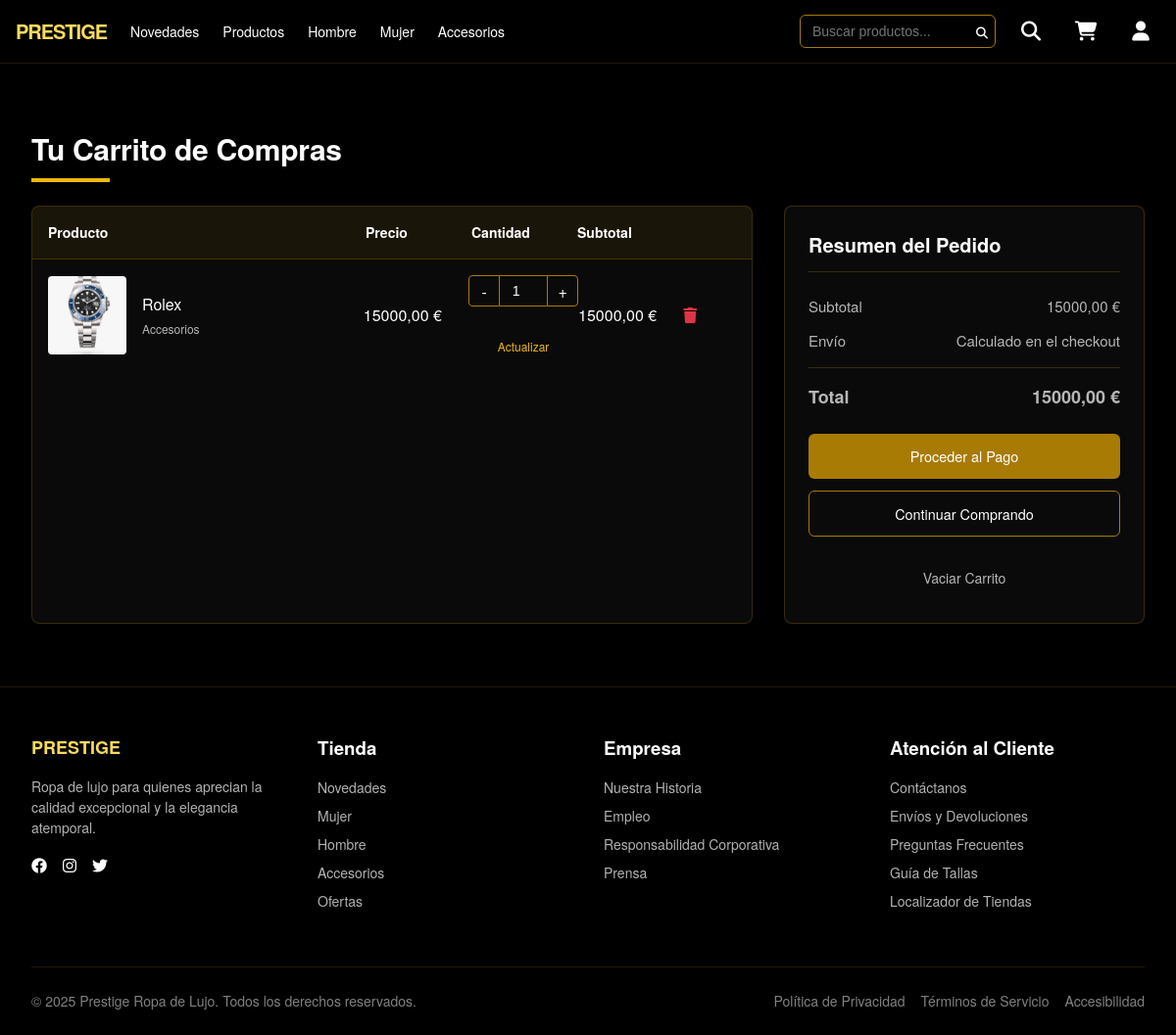
Page /store/cart/ (signed in) on the earlier database version.
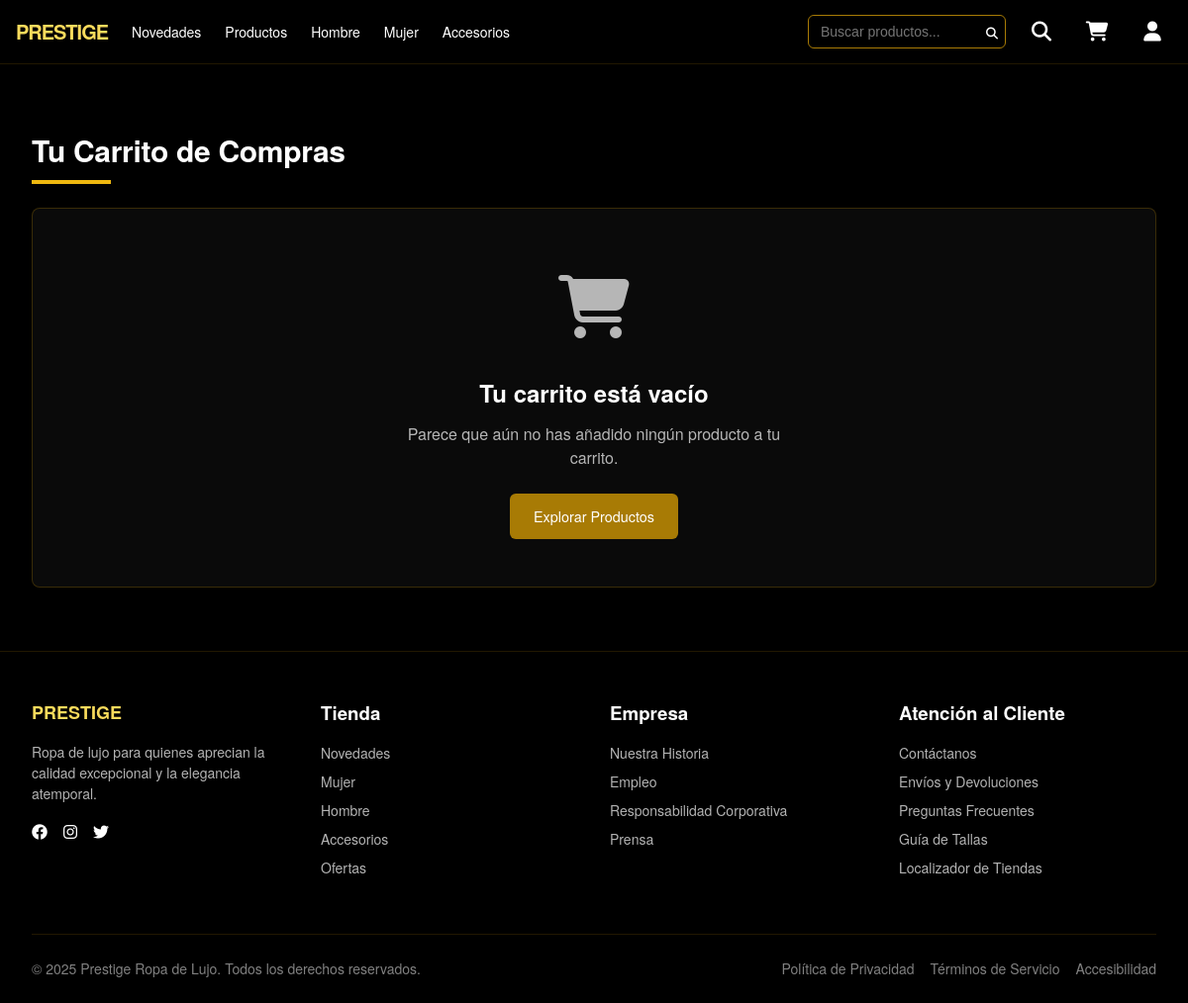
Same page on the later database version.
### store/models.py (models this page shows, shortened)
class CartItem(models.Model):
    cart = models.ForeignKey(ShoppingCart, on_delete=models.CASCADE, related_name='items')
    product = models.ForeignKey(Product, on_delete=models.CASCADE)
    quantity = models.PositiveIntegerField(default=1)
    class Meta:
        unique_together = ('cart', 'product')

class Product(models.Model):
    product_id = models.PositiveIntegerField(unique=True, editable=False)
    name = models.CharField(max_length=200)
    price = models.DecimalField(max_digits=10, decimal_places=2)
    description = models.TextField()
    category = models.CharField(max_length=100)
    stock = models.PositiveIntegerField(default=0)
    image = models.ImageField(upload_to='products/', null=True, blank=True)

### store/views.py (the view)
# urls.py: path('cart/', views.CartView.as_view(), name='cart'),
class CartView(LoginRequiredMixin, TemplateView):
    template_name = 'cart/cart.html'
    def get_context_data(self, **kwargs):
        context = super().get_context_data(**kwargs)
        cart, created = ShoppingCart.objects.get_or_create(user=self.request.user)
        cart_items = CartItem.objects.filter(cart=cart).select_related('product')
        total = sum(item.product.price * item.quantity for item in cart_items)
        context['cart'] = cart
        context['cart_items'] = cart_items
        context['total'] = total
        return context

### store/context_processors.py (called while the page is built)
def weather_info(request):
    city = request.session.get('weather_city', 'Medellin')
    weather = get_weather(city)
    return {'weather': weather}

### store/templatetags/custom_filters.py (called while the page is built)
@register.filter
def mul(value, arg):
    try:
        return float(value) * float(arg)
    except (ValueError, TypeError):
        return 0

### store/weather.py (called while the page is built)
def get_weather(city="Medellin"):
    api_key = settings.WEATHER_API_KEY
    url = f"https://api.openweathermap.org/data/2.5/weather?q={city}&appid={api_key}&units=metric&lang=es"
    try:
        response = requests.get(url)
        response.raise_for_status()
        data = response.json()
        weather_info = {
            'city': data['name'],
            'country': data['sys']['country'],
            'temperature': round(data['main']['temp']),
            'description': data['weather'][0]['description'],
            'icon': data['weather'][0]['icon'],
            'icon_url': f"http://openweathermap.org/img/wn/{data['weather'][0]['icon']}@2x.png"
        }
        return weather_info
    except Exception as e:
        print(f"Error al obtener el clima: {e}")
        return None

### store/templates/cart/cart.html (shortened to what the changed rows need)
{% extends 'pages/base.html' %}
{% load static %}
{% load custom_filters %}
{% block content %}
<section class="cart-section">
    <div class="container">
        <h1 class="section-title">Tu Carrito de Compras</h1>
        {% if cart_items %}
        <div class="cart-container">
            <div class="cart-items">
                <div class="cart-header">
                    <div class="cart-header-item product-col">Producto</div>
                    <div class="cart-header-item price-col">Precio</div>
                    <div class="cart-header-item quantity-col">Cantidad</div>
                    <div class="cart-header-item subtotal-col">Subtotal</div>
                    <div class="cart-header-item actions-col"></div>
                </div>
                {% for item in cart_items %}
                <div class="cart-item">
                    <div class="product-col">
                        <div class="cart-product">
                            <div class="cart-product-image">
                                <img src="{% if item.product.image %}{{ item.product.image.url }}{% else %}{% static 'img/producto-default.jpg' %}{% endif %}" alt="{{ item.product.name }}">
                            </div>
                            <div class="cart-product-info">
                                <h3 class="cart-product-name">{{ item.product.name }}</h3>
                                <div class="cart-product-category">{{ item.product.category }}</div>
                            </div>
                        </div>
                    </div>
                    <div class="price-col">{{ item.product.price }} €</div>
                    <div class="quantity-col">
                        <form method="post" action="{% url 'cart_update' %}" class="cart-quantity-form">
                            <div class="quantity-control">
                                <button type="button" class="quantity-btn minus" data-action="decrease">-</button>
                                <input type="number" name="quantity" value="{{ item.quantity }}" min="1" max="{{ item.product.stock }}" class="quantity-field">
                                <button type="button" class="quantity-btn plus" data-action="increase">+</button>
                            </div>
                            <button type="submit" class="update-btn">Actualizar</button>
                        </form>
                    </div>
                    <div class="subtotal-col">{{ item.product.price|mul:item.quantity|floatformat:2 }} €</div>
                    <div class="actions-col">
                        <form method="post" action="{% url 'cart_remove' %}">
                            <button type="submit" class="remove-btn">
                                <i class="fas fa-trash"></i>
                            </button>
                        </form>
                    </div>
                </div>
                {% endfor %}
            </div>
            <div class="cart-summary">
                <h2 class="summary-title">Resumen del Pedido</h2>
                <div class="summary-row">
                    <span>Subtotal</span>
                    <span>{{ total }} €</span>
                </div>
                <div class="summary-row">
                    <span>Envío</span>
                    <span>Calculado en el checkout</span>
                </div>
                <div class="summary-row total-row">
                    <span>Total</span>
                    <span>{{ total }} €</span>
                </div>
                <div class="summary-actions">
                    <a href="{% url 'checkout' %}" class="btn btn-primary btn-block">Proceder al Pago</a>
                    <a href="{% url 'products' %}" class="btn btn-outline btn-block">Continuar Comprando</a>
                    <div class="summary-actions-separator">
                        <form method="post" action="{% url 'cart_clear' %}">
                            <button type="submit" class="btn btn-text">Vaciar Carrito</button>
                        </form>
                    </div>
                </div>
            </div>
        </div>
        {% else %}
        <div class="empty-cart">
            <div class="empty-cart-icon">
                <i class="fas fa-shopping-cart"></i>
            </div>
            <h2>Tu carrito está vacío</h2>
            <p>Parece que aún no has añadido ningún producto a tu carrito.</p>
            <a href="{% url 'products' %}" class="btn btn-primary">Explorar Productos</a>
        </div>
        {% endif %}
    </div>
</section>
{% endblock %}

Differences in the rows shown:
removed CartItem: product.name (picture), product.name "Rolex", product.category "Accesorios", product.price "15000,00", quantity "1", product.price|mul "15000,00"
Other differences:
{{ total }}: "15000,00" → (not shown)
text no longer shown: "Producto Precio Cantidad Subtotal Resumen del Pedido Subtotal € Envío Calculado en el checkout Total € Proceder al Pago Continuar Comprando Vaciar Carrito"
text now shown: "Tu carrito está vacío Parece que aún no has añadido ningún producto a tu carrito. Explorar Productos"
